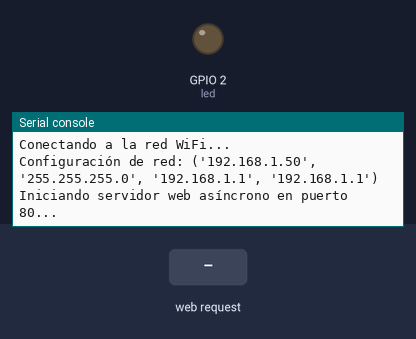
A program run on a simulated ESP32 board running MicroPython. Shown: output pins drawn as LEDs (lit = HIGH), the last lines printed to the serial console. The inputs (shaded band) are chosen by the test bench. WiFi joins after 1.5 s; files that are not in the repository are absent; the clock reads 2024-03-15 10:24:30 at power-on unless the program sets it.

Above: at 8.2 s.
8.3 s: HTTP request GET /control?cmd=90 received
At 9.0 s:
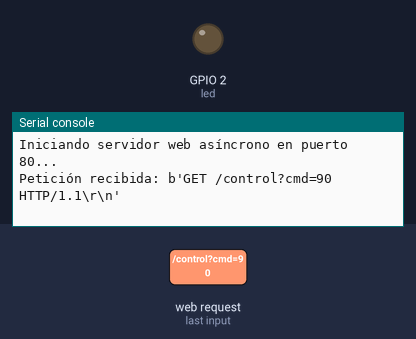
9.8 s: HTTP request GET /telemetria received
At 10.1 s:
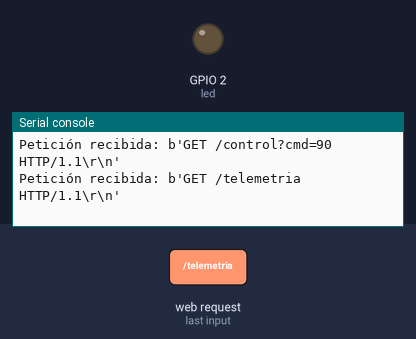
11.3 s: HTTP request GET / received
At 12.5 s:
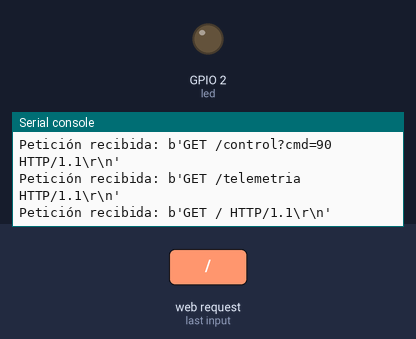

Measured:
- after the input at 8.3 s, the serial console: prints a new line at once (image 1)
- after the input at 9.8 s, the serial console: prints a new line at once (image 2)
- after the input at 11.3 s, the serial console: prints a new line at once (image 3)

The program:

main.py
```python
# main.py -- Lógica principal para el ESP32 (Servidor Web y UART)
# Este script levanta un servidor web que recibe comandos HTTP y los traduce a señales UART para el Arduino.

import uasyncio as asyncio
from machine import UART, Pin
import socket
import ujson

# --- Lógica de Telemetría ---
# Estructura global de datos de telemetría de la grúa torre
telemetry_data = {
    "jx": 512,  # Joystick X (Carro)
    "jy": 512,  # Joystick Y (Elevación)
    "jg": 512,  # Joystick Giro
    "sa": 0,    # Velocidad real Motor A (Carro)
    "da": "S",  # Dirección real Motor A
    "sb": 0,    # Velocidad real Motor B (Elevación)
    "db": "S",  # Dirección real Motor B
    "sg": 0,    # Velocidad real Motor Giro
    "dg": "S",  # Dirección real Motor Giro
    "active": False
}

async def read_uart_telemetry():
    """Tarea asíncrona para leer tramas seriales JSON desde el Arduino Nano."""
    global telemetry_data
    buffer = b""
    while True:
        try:
            if uart.any():
                data = uart.read()
                if data:
                    buffer += data
                    while b"\n" in buffer:
                        line_bytes, buffer = buffer.split(b"\n", 1)
                        line = line_bytes.decode('utf-8').strip()
                        if line.startswith("{") and line.endswith("}"):
                            try:
                                new_data = ujson.loads(line)
                                telemetry_data.update(new_data)
                                telemetry_data["active"] = True
                            except Exception:
                                pass
        except Exception as e:
            print("Error en lectura UART:", e)
        await asyncio.sleep_ms(50)


# --- Configuración UART ---
# Usamos el puerto UART 2 del ESP32.
# TX=GPIO17 (Conectar al RX del Arduino Nano)
# RX=GPIO16 (Opcional para recibir datos del Nano)
# Velocidad = 9600 baudios (debe coincidir con el Serial.begin del Nano)
uart = UART(2, baudrate=9600, tx=17, rx=16)

# --- LED de Estado ---
# Usamos el LED integrado en el GPIO 2 para feedback visual.
led = Pin(2, Pin.OUT)

# Función para enviar comandos por UART
def send_command(cmd):
    """Envía un carácter por el puerto UART y hace parpadear el LED."""
    print("Enviando comando UART:", cmd)
    uart.write(cmd.encode()) # Convertimos el string a bytes y enviamos

    # Encendemos el LED brevemente para indicar actividad
    led.value(1)
    asyncio.create_task(reset_led())

async def reset_led():
    """Apaga el LED después de 100ms."""
    await asyncio.sleep_ms(100)
    led.value(0)

# --- Manejador de Peticiones HTTP ---
async def handle_client(reader, writer):
    """Gestiona las conexiones entrantes al servidor web."""
    request_line = await reader.readline()
    print("Petición recibida:", request_line)

    # Consumimos el resto de las cabeceras HTTP
    while await reader.readline() != b"\r\n":
        pass

    request = str(request_line)

    # RUTA: /control?cmd=[X]
    # Se usa para enviar comandos de movimiento desde la web sin recargar.
    if "GET /control?cmd=" in request:
        # Extraemos el carácter del comando (está después de 'cmd=')
        start = request.find("cmd=") + 4
        cmd = request[start:start+1]

        # Validamos que sea un comando conocido antes de enviarlo por UART
        if cmd in ["F", "B", "L", "R", "U", "D", "S"]:
            send_command(cmd)
            response = '{"status": "success", "msg": "Comando ' + cmd + ' enviado"}'
        else:
            response = '{"status": "error", "msg": "Comando invalido"}'

        # Enviamos cabeceras HTTP con soporte para CORS (permitir peticiones de otros dominios)
        writer.write('HTTP/1.1 200 OK\r\nContent-Type: application/json\r\nAccess-Control-Allow-Origin: *\r\n\r\n')
        writer.write(response)

    # RUTA: /telemetria
    elif "GET /telemetria" in request:
        response = ujson.dumps(telemetry_data)
        writer.write('HTTP/1.1 200 OK\r\nContent-Type: application/json\r\nAccess-Control-Allow-Origin: *\r\n\r\n')
        writer.write(response)

    # RUTA: / o /index.html
    # Sirve la interfaz web principal desde la memoria del ESP32.
    elif "GET / " in request or "GET /index.html" in request:
        try:
            with open('index.html', 'r') as f:
                content = f.read()
            writer.write('HTTP/1.1 200 OK\r\nContent-Type: text/html\r\n\r\n')
            writer.write(content)
        except:
            writer.write('HTTP/1.1 404 Not Found\r\n\r\nArchivo index.html no encontrado en el ESP32.')

    else:
        # Ruta no encontrada
        writer.write('HTTP/1.1 404 Not Found\r\n\r\n')

    # Cerramos la conexión de forma limpia
    await writer.drain()
    writer.close()
    await writer.wait_closed()

async def main():
    """Función principal para iniciar el servidor."""
    print("Iniciando servidor web asíncrono en puerto 80...")

    # Iniciamos la tarea de telemetría en segundo plano
    asyncio.create_task(read_uart_telemetry())

    # Escuchamos en todas las interfaces (0.0.0.0)
    server = await asyncio.start_server(handle_client, "0.0.0.0", 80)

    # Bucle infinito para mantener el servidor corriendo
    while True:
        await asyncio.sleep(1)

# Ejecutar el servidor al final de main.py de manera segura
try:
    asyncio.run(main())
except KeyboardInterrupt:
    print("\nServidor web detenido desde el teclado.")
except Exception as e:
    print("\nError fatal:", e)
```

boot.py
```python
# boot.py -- run on boot-up
import network
import utime as time
import sys
import uselect

# Configuración de red WiFi
SSID = "Tu_Red_WiFi"  # Cambiar por tu SSID
PASSWORD = "Tu_Password" # Cambiar por tu Password

def connect_wifi(ssid=SSID, password=PASSWORD):
    wlan = network.WLAN(network.STA_IF)
    wlan.active(True)
    if not wlan.isconnected():
        print('Conectando a la red WiFi...')
        wlan.connect(ssid, password)

        # Esperar hasta que se conecte
        timeout = 10
        while not wlan.isconnected() and timeout > 0:
            time.sleep(1)
            timeout -= 1

    if wlan.isconnected():
        print('Configuración de red:', wlan.ifconfig())
    else:
        print('Fallo al conectar a WiFi. Iniciando modo Access Point...')
        setup_ap()

def setup_ap():
    ap = network.WLAN(network.AP_IF)
    ap.config(essid="Grua-Torre-Control", password="password123")
    ap.active(True)
    print('Access Point activo:', ap.ifconfig())

def menu_inicio(timeout_segundos=5):
    """
    Muestra un menú en la terminal. Avanza automáticamente si no hay respuesta.
    """
    print("\n" + "="*40)
    print("      SISTEMA DE CONTROL - GRÚA TORRE")
    print("="*40)
    print("1. Iniciar sistema normalmente (Modo Ejecución)")
    print("2. Detener en modo programación (Liberar REPL)")
    print(f"Selecciona una opción (Avanza a opción 1 en {timeout_segundos}s)...")

    # Configurar la terminal para escuchar la entrada del usuario sin bloquear
    poller = uselect.poll()
    poller.register(sys.stdin, uselect.POLLIN)

    tiempo_inicio = time.time()
    while (time.time() - tiempo_inicio) < timeout_segundos:
        # Revisar si hay datos en la terminal (espera hasta 100ms por ciclo)
        if poller.poll(100):
            caracter = sys.stdin.read(1)
            if caracter == '1':
                print("\n-> Opción 1 seleccionada. Iniciando...")
                return True
            elif caracter == '2':
                print("\n-> Opción 2 seleccionada. Modo programación activo.")
                print("Consola REPL liberada. Puedes subir o modificar archivos.")
                return False

    # Si se agota el tiempo sin respuesta, asumimos que está corriendo en la grúa de forma autónoma
    print("\n-> Tiempo de espera agotado. Iniciando de forma automática...")
    return True

# --- FLUJO DE INICIO ---

# Ejecutamos el menú ANTES de conectar al WiFi o cargar el main
if menu_inicio(timeout_segundos=5):
    # Si elige 1 o se agota el tiempo, conecta a WiFi y avanza a main.py
    connect_wifi(SSID, PASSWORD)
else:
    # Si elige 2, forzamos la detención del script del sistema operativo
    # Esto evita que MicroPython salte automáticamente a ejecutar el main.py
    sys.exit()
```
